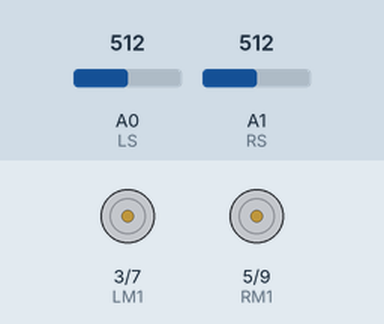
A sketch run on a simulated Arduino Uno, built with avr-gcc and run on an emulated ATmega328P. Parts: motor-driver pin pairs drawn as motors (green arrow = first pin HIGH = forward, orange = second pin HIGH = backward, longer = more drive). Inputs (shaded band) come from the test bench; at power-on: A0 (LS) = 512, A1 (RS) = 512.

Above: at 1.2 s.
1.3 s: A0 (LS) set to 493
At 2.5 s:
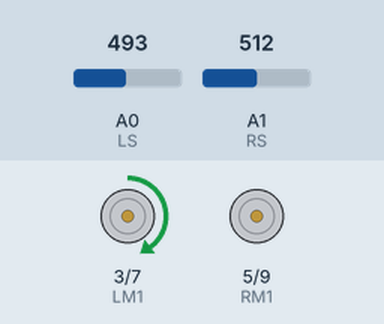
2.8 s: A1 (RS) set to 489
At 3.9 s:
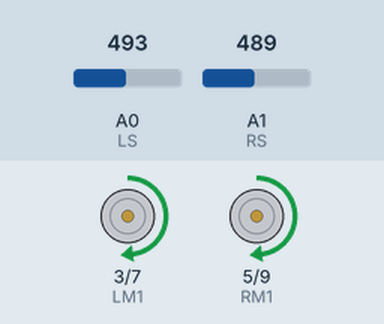
4.3 s: A0 (LS) set to 510
At 5.0 s:
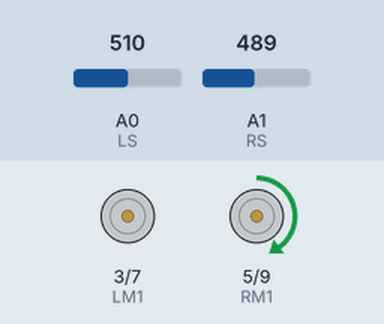
5.8 s: A0 (LS) set to 490
At 6.2 s:
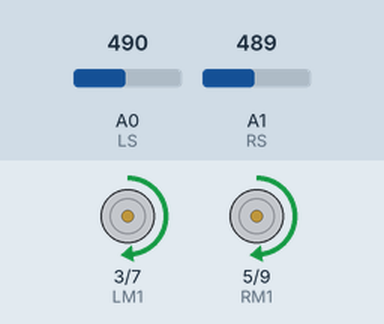
7.3 s: A0 (LS) set to 511
At 8.5 s:
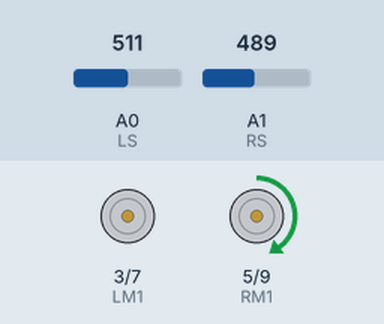
Timing chart, 0 to 9.8 s (numbered marks = the images above; inputs shaded):
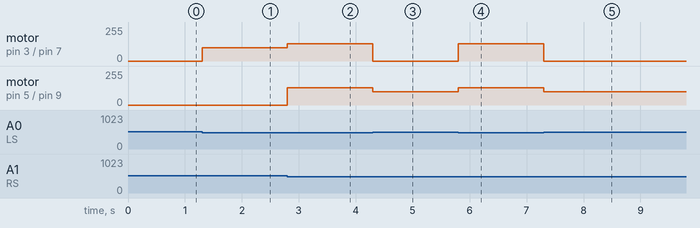

The sketch:

line_following_robot.ino
```cpp
#define LS A0
#define RS A1
#define LM1 3
#define RM1 5
#define LM2 7
#define RM2 9
void setup() {
  // put your setup code here, to run once:
pinMode(LS,INPUT);
pinMode(RS,INPUT);
pinMode(LM1,OUTPUT);
pinMode(LM2,OUTPUT);
pinMode(RM1,OUTPUT);
pinMode(RM2,OUTPUT);

}

void loop() {
  // put your main code here, to run repeatedly:
if(analogRead(LS)<500&&analogRead(RS)<500){
analogWrite(LM1,130);
analogWrite(RM1,130);
}
else if(analogRead(LS)<500&&analogRead(RS)>=500){
analogWrite(LM1,100);
analogWrite(RM1,LOW);
}
else if(analogRead(LS)>=500&&analogRead(RS)<500){
analogWrite(LM1,LOW);
analogWrite(RM1,100);
}
else{
  analogWrite(LM1,LOW);
  analogWrite(RM1,LOW);
}
}
```

Measured:
- the behaviour switches between 500 and 499 on A0 (LS) (found by bisection; images 0 and 1)
- the behaviour switches between 500 and 499 on A1 (RS) (found by bisection; images 1 and 2)
- after the input at 1.3 s, motor on pin 3 (LM1) / pin 7 (LM2): stopped → forward 100/255 at once
- after the input at 2.8 s, motor on pin 3 (LM1) / pin 7 (LM2): forward 100/255 → forward 130/255 at once; motor on pin 5 (RM1) / pin 9 (RM2): stopped → forward 130/255 at once
- after the input at 4.3 s, motor on pin 3 (LM1) / pin 7 (LM2): forward 130/255 → stopped at once; motor on pin 5 (RM1) / pin 9 (RM2): forward 130/255 → forward 100/255 at once
- after the input at 5.8 s, motor on pin 3 (LM1) / pin 7 (LM2): stopped → forward 130/255 at once; motor on pin 5 (RM1) / pin 9 (RM2): forward 100/255 → forward 130/255 at once
- after the input at 7.3 s, motor on pin 3 (LM1) / pin 7 (LM2): forward 130/255 → stopped at once; motor on pin 5 (RM1) / pin 9 (RM2): forward 130/255 → forward 100/255 at once
